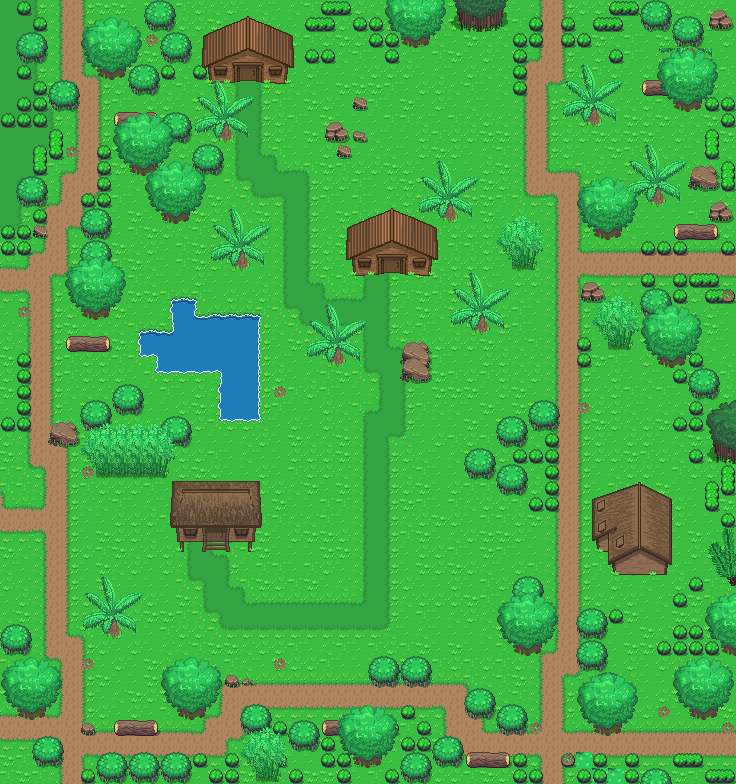

A 2D game scene composited from a Tiled map and its tileset images. What follows is a short description and the map's XML, with each tile layer's data collapsed to a summary:
An orthogonal 46x49 tile map with 16x16 px tiles, 10 tile layers (Base, endblocks, Cliff, Objects 1, ...), 2 tilesets.

<map version="1.0.0" orientation="orthogonal" renderorder="left-down" width="46" height="49" tilewidth="16" tileheight="16" nextobjectid="1">
 <properties>
  <property name="unity:sortingLayerName" value="AbovePlayer" />
 </properties>
 <tileset firstgid="1" source="../Tileset/Overworld.tsx" />
 <tileset firstgid="1729" source="../Tileset/Building.tsx" />
 <layer name="Base" width="46" height="49">
  <data>[2254 cells, 2254 non-empty, 46 distinct tile ids]</data>
 </layer>
 <layer name="endblocks" width="46" height="49">
  <data>[2254 cells, 201 non-empty, 50 distinct tile ids]</data>
 </layer>
 <layer name="Cliff" width="46" height="49">
  <data>[2254 cells, 0 non-empty, 0 distinct tile ids]</data>
 </layer>
 <layer name="Objects 1" width="46" height="49">
  <data>[2254 cells, 59 non-empty, 18 distinct tile ids]</data>
 </layer>
 <layer name="Plants 1" width="46" height="49">
  <data>[2254 cells, 312 non-empty, 23 distinct tile ids]</data>
 </layer>
 <layer name="Buildings 1" width="46" height="49">
  <data>[2254 cells, 109 non-empty, 81 distinct tile ids]</data>
 </layer>
 <layer name="Buildings 2" width="46" height="49">
  <data>[2254 cells, 0 non-empty, 0 distinct tile ids]</data>
 </layer>
 <layer name="Objects 2" width="46" height="49">
  <data>[2254 cells, 0 non-empty, 0 distinct tile ids]</data>
 </layer>
 <layer name="Plants 2" width="46" height="49">
  <data>[2254 cells, 0 non-empty, 0 distinct tile ids]</data>
 </layer>
 <layer name="Above Player" width="46" height="49">
  <properties>
   <property name="unity:sortingLayerName" value="AbovePlayer" />
  </properties>
  <data>[2254 cells, 251 non-empty, 43 distinct tile ids]</data>
 </layer>
</map>
